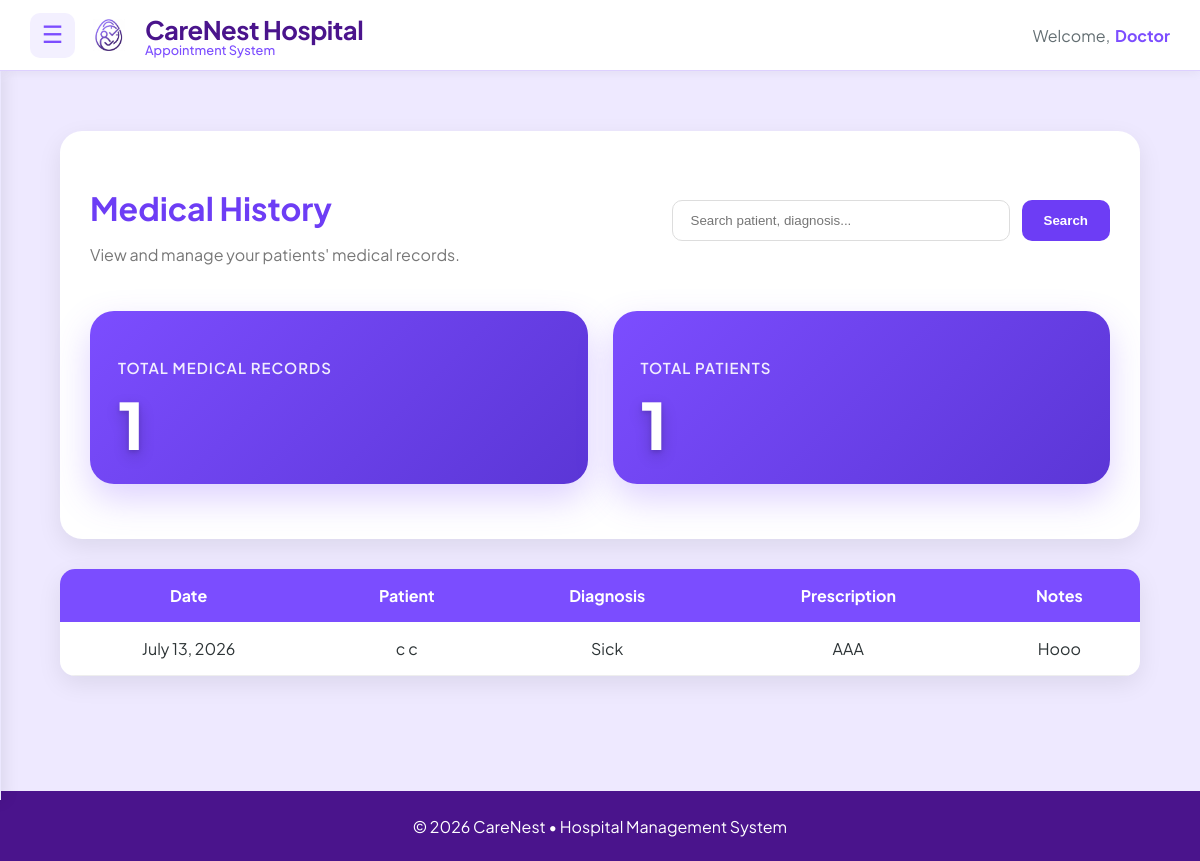
Screenshot of /doctor/medical-record/ (signed in) with the database file from the repository.
### main/models.py (models this page shows, shortened)
class MedicalRecord(models.Model):
    appointment = models.OneToOneField(
        Appointment,
        on_delete=models.CASCADE,
        related_name="medical_record",
        null=True,
        blank=True
    )
    patient = models.ForeignKey(
        Patient,
        on_delete=models.CASCADE,
        related_name="medical_records"
    )
    doctor = models.ForeignKey(
        Doctor,
        on_delete=models.SET_NULL,
        null=True,
        related_name="created_records"
    )
    diagnosis = models.TextField()
    prescription = models.TextField()
    notes = models.TextField(
        blank=True,
        null=True,
        help_text="Additional notes or doctor's remarks"
    )
    visit_date = models.DateField(auto_now_add=True)

class Patient(models.Model):
    SEX_CHOICES = [
        ('Male', 'Male'),
        ('Female', 'Female'),
        ('Other', 'Other'),
    ]
    BLOOD_TYPE_CHOICES = [
        ('A+', 'A+'),
        ('A-', 'A-'),
        ('B+', 'B+'),
        ('B-', 'B-'),
        ('AB+', 'AB+'),
        ('AB-', 'AB-'),
        ('O+', 'O+'),
        ('O-', 'O-'),
        ('Unknown', 'Unknown'),
    ]
    user = models.OneToOneField(
        User,
        on_delete=models.CASCADE,
        related_name='patient_profile'
    )
    first_name = models.CharField(max_length=50, default="Unknown")
    middle_name = models.CharField(max_length=50, blank=True, null=True)
    last_name = models.CharField(max_length=50, default="Unknown")
    date_of_birth = models.DateField()
    sex = models.CharField(
        max_length=10,
        choices=SEX_CHOICES,
        default='Male'
    )
    blood_type = models.CharField(
        max_length=10,
        choices=BLOOD_TYPE_CHOICES,
        default='Unknown'
    )
    height = models.DecimalField(
        max_digits=5,
        decimal_places=2,
        blank=True,
        null=True,
        help_text="Height in centimeters"
    )
    weight = models.DecimalField(
        max_digits=5,
        decimal_places=2,
        blank=True,
        null=True,
        help_text="Weight in kilograms"
    )
    address = models.TextField()
    contact_number = models.CharField(max_length=15)
    profile_picture = models.ImageField(
        upload_to=user_directory_path,
        default='default.jpg',
        blank=True,
        null=True
    )

### main/views.py (the view, shortened to what this page needs)
# urls.py: path( "doctor/medical-record/",views.doctor_medical_record,name="doctor_medical_record"),
@login_required
def doctor_medical_record(request):
    doctor = request.user.doctor_profile
    records = (
        MedicalRecord.objects
        .filter(doctor=doctor)
        .select_related(
            "patient__user"
        )
        .order_by("-visit_date")
    )
    search = request.GET.get("search")
    context = {
    "records": records,
    "total_records": records.count(),
    "total_patients": records.values("patient").distinct().count(),
}
    return render(
        request,
        "doctors/medical_record/doctor_medical_record.html",
        context,
    )

### main/templates/doctors/medical_record/doctor_medical_record.html (shortened to what this page needs)
{% extends "includes/dashboard_base.html" %}
{% load static %}
{% block content %}
{% block extra_css %}
<link rel="stylesheet" href="{% static 'css/doctor_medical_record.css' %}">
{% endblock %}
<div class="medical-page">
    <div class="header-card">
        <div class="header-top">
            <div>
                <h2>Medical History</h2>
                <p>View and manage your patients' medical records.</p>
            </div>
            <form method="GET" class="search-form">
                <input
                    type="text"
                    name="search"
                    placeholder="Search patient, diagnosis..."
                    value="{{ request.GET.search }}"
                >
                <button type="submit">Search</button>
            </form>
        </div>
        <div class="summary-cards">
            <div class="summary-card">
                <h4>Total Medical Records</h4>
                <span>{{ total_records }}</span>
            </div>
            <div class="summary-card">
                <h4>Total Patients</h4>
                <span>{{ total_patients }}</span>
            </div>
        </div>
    </div>
    <table class="medical-table">
        <thead>
            <tr>
                <th>Date</th>
                <th>Patient</th>
                <th>Diagnosis</th>
                <th>Prescription</th>
                <th>Notes</th>
            </tr>
        </thead>
        <tbody>
        {% for record in records %}
            <tr>
                <td>{{ record.visit_date }}</td>
                <td>{{ record.patient.user.get_full_name }}</td>
                <td>{{ record.diagnosis }}</td>
                <td>{{ record.prescription }}</td>
                <td>{{ record.notes|default:"-" }}</td>
            </tr>
        {% empty %}
            <tr>
                <td colspan="5" class="empty">
                    No medical records found.
                </td>
            </tr>
        {% endfor %}
        </tbody>
    </table>
</div>
{% endblock %}

### main/templates/includes/dashboard_base.html (shortened to what this page needs)
{% load static %}
<!DOCTYPE html>
<html lang="en">
<head>
    <link rel="stylesheet" href="{% static 'css/dashboard_base.css' %}">
</head>
<body>
    <header class="dashboard-header">
        <div class="header-left">
            <button class="menu-btn" id="menu-toggle">
                ☰
            </button>
            <div class="brand">
                <img src="{% static 'images/CarenestLOGO.png' %}" alt="CareNest Logo" class="logo">
                <div class="brand-text">
                    <span class="hospital-name">CareNest Hospital</span>
                    <span class="tagline">Appointment System</span>
                </div>
            </div>
        </div>
        <div class="header-right">
            <span class="welcome-text">Welcome,</span>
            <span class="user-name">
                {{ request.user.first_name }}
            </span>
        </div>
    </header>
    <main class="dashboard-content" id="dashboard-content">
    {% block content %}
    {% endblock %}
</main>
    <footer class="dashboard-footer">
        <p>
            © 2026 CareNest • Hospital Management System
        </p>
    </footer>
</body>
</html>

### main/static/css/dashboard_base.css (style rules this page uses)
:root { --header-height:70px; --footer-height:70px; --sidebar-width:260px; --primary-purple:#7c4dff; --soft-purple:#f3f0ff; --deep-purple:#4a148c; --text-main:#2d3436; --text-muted:#636e72; --white:#ffffff; }
body { margin:0; font-family:'Plus Jakarta Sans',sans-serif; background:#fafaff; color:var(--text-main); min-height:100vh; display:flex; flex-direction:column; }
.dashboard-header { position:sticky; top:0; z-index:1000; height:70px; display:flex; justify-content:space-between; align-items:center; padding:0 30px; background:var(--white); border-bottom:1px solid #ddd0ff; box-shadow:0 2px 10px rgba(0,0,0,.05); }
.header-left { display:flex; align-items:center; gap:18px; }
.menu-btn { width:45px; height:45px; border:none; border-radius:10px; background:var(--soft-purple); color:var(--primary-purple); font-size:24px; cursor:pointer; transition:.3s; }
.brand { display:flex; align-items:center; gap:12px; }
.logo { width:32px; height:32px; object-fit:contain; margin-right:8px; }
.brand-text { display:flex; flex-direction:column; }
.hospital-name { font-size: 1.6rem; font-weight: 700; color: var(--deep-purple); letter-spacing: -0.5px; }
.tagline { font-size: 0.8rem; color: var(--primary-purple); font-weight: 500; margin-top: -4px; }
.header-right { display:flex; align-items:center; gap:5px; font-size:16px; }
.welcome-text { color:var(--text-muted); }
.user-name { font-weight:700; color:var(--primary-purple); }
.dashboard-content { flex:1; padding:30px; transition:margin-left .3s ease; background:#eee9ff; min-height:calc(100vh - var(--header-height) - var(--footer-height)); }
.dashboard-footer { height:70px; background:var(--deep-purple); color:white; display:flex; justify-content:center; align-items:center; flex-shrink:0; }

### main/static/css/doctor_medical_record.css (style rules this page uses)
.medical-page { max-width:1200px; margin:auto; padding:30px; }
.search-form { display:flex; gap:10px; }
.search-form input { padding:12px 16px; width:280px; border:1px solid #ddd; border-radius:10px; }
.search-form button { border:none; background:#7b4dff; color:white; padding:12px 20px; border-radius:10px; cursor:pointer; }
.summary-card { width:220px; background:white; border-radius:18px; padding:20px; margin-bottom:25px; box-shadow:0 5px 18px rgba(0,0,0,.08); }
.summary-card span { font-size:36px; font-weight:bold; color:#7b4dff; }
.medical-table { text-align:center; vertical-align:middle; width:100%; border-collapse:collapse; background:white; border-radius:15px; overflow:hidden; box-shadow:0 8px 25px rgba(0,0,0,.08); }
.medical-table th { background:#7b4dff; color:white; padding:16px; text-align:center; vertical-align:middle; }
.medical-table td { padding:16px; border-bottom:1px solid #eee; vertical-align:top; }
.header-card { background:#fff; border-radius:22px; padding:30px; margin-bottom:30px; box-shadow:0 8px 25px rgba(0,0,0,.08); }
.header-top { display:flex; justify-content:space-between; align-items:center; gap:30px; margin-bottom:30px; }
.header-top h2 { font-size:32px; color:#6d3df5; margin-bottom:8px; }
.header-top p { color:#777; }
.summary-cards { display:flex; gap:25px; margin-top:25px; }
.summary-card { flex:1; background:linear-gradient(135deg,#7c4dff,#5b36d6); color:#fff; border-radius:24px; padding:28px; box-shadow:0 15px 35px rgba(124,77,255,.25); transition:.3s; }
.summary-card h4 { font-size:15px; font-weight:600; opacity:.9; margin-bottom:15px; text-transform:uppercase; letter-spacing:1px; }
.summary-card span { display:block; font-size:64px; font-weight:900; color:#ffffff; line-height:1; margin-top:10px; text-shadow: 0 2px 4px rgba(0,0,0,.15), 0 6px 16px rgba(0,0,0,.20); }
.search-form { display:flex; gap:12px; }
.search-form input { width:300px; padding:12px 18px; border:1px solid #ddd; border-radius:10px; outline:none; }
.search-form button { background:#6d3df5; color:#fff; border:none; border-radius:10px; padding:12px 22px; cursor:pointer; font-weight:600; }

### rows the page displays
MedicalRecord: visit_date "July 13, 2026", patient.user.get_full_name "c c", diagnosis "Sick", prescription "AAA", notes "Hooo"

### other values shown
{{ request.user.first_name }} "Doctor"
{{ total_records }} "1"
{{ total_patients }} "1"
